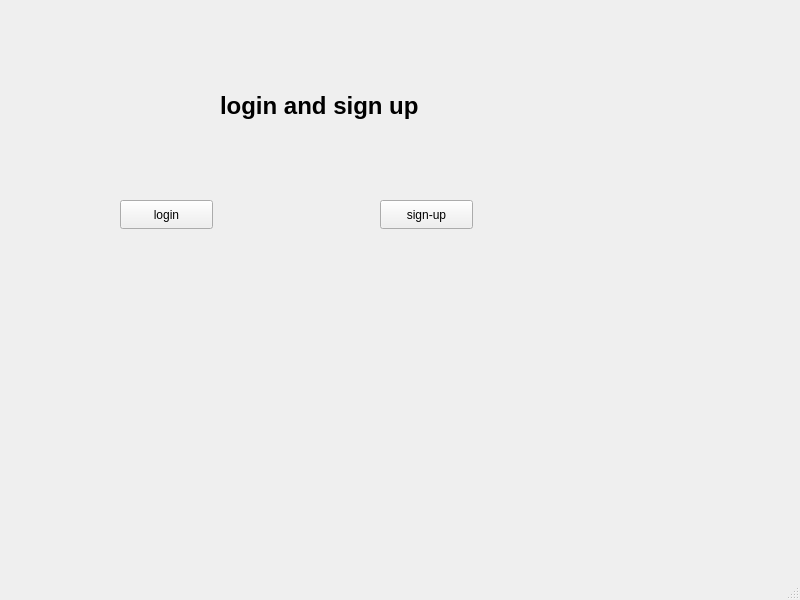
<?xml version="1.0" encoding="UTF-8"?>
<ui version="4.0">
 <class>MainWindow</class>
 <widget class="QMainWindow" name="MainWindow">
  <property name="geometry">
   <rect>
    <x>0</x>
    <y>0</y>
    <width>800</width>
    <height>600</height>
   </rect>
  </property>
  <property name="windowTitle">
   <string>MainWindow</string>
  </property>
  <widget class="QWidget" name="centralwidget">
   <widget class="QLabel" name="label">
    <property name="geometry">
     <rect>
      <x>220</x>
      <y>70</y>
      <width>261</width>
      <height>71</height>
     </rect>
    </property>
    <property name="font">
     <font>
      <pointsize>18</pointsize>
      <bold>true</bold>
     </font>
    </property>
    <property name="text">
     <string>login and sign up</string>
    </property>
   </widget>
   <widget class="QPushButton" name="login_mainwindow">
    <property name="geometry">
     <rect>
      <x>120</x>
      <y>200</y>
      <width>93</width>
      <height>29</height>
     </rect>
    </property>
    <property name="text">
     <string>login</string>
    </property>
   </widget>
   <widget class="QPushButton" name="Signup_mainwindow">
    <property name="geometry">
     <rect>
      <x>380</x>
      <y>200</y>
      <width>93</width>
      <height>29</height>
     </rect>
    </property>
    <property name="text">
     <string>sign-up</string>
    </property>
   </widget>
  </widget>
  <widget class="QMenuBar" name="menubar">
   <property name="geometry">
    <rect>
     <x>0</x>
     <y>0</y>
     <width>800</width>
     <height>26</height>
    </rect>
   </property>
  </widget>
  <widget class="QStatusBar" name="statusbar"/>
 </widget>
 <resources/>
 <connections/>
</ui>
